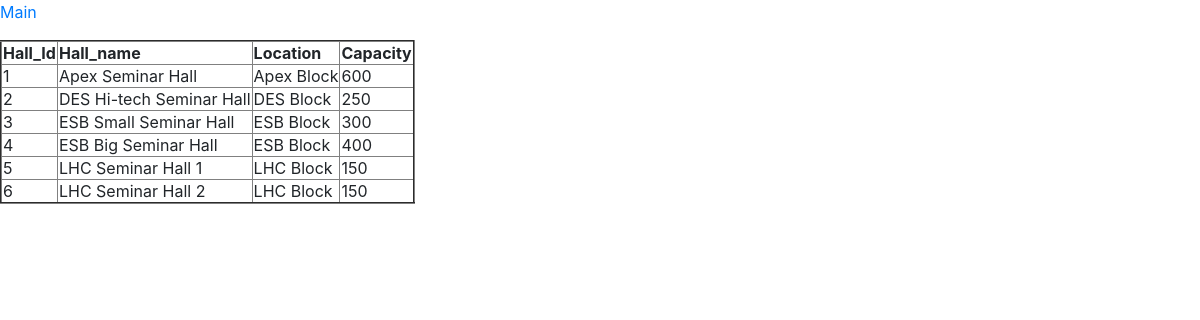
Screenshot of /listhalls.php with the database file from the repository.
### tables this page shows
CREATE TABLE `halls` (
  `id` int(11) NOT NULL AUTO_INCREMENT,
  `name` varchar(25) DEFAULT NULL,
  `location` varchar(10) DEFAULT NULL,
  `capacity` int(11) DEFAULT NULL,
  PRIMARY KEY (`id`),
  UNIQUE KEY `name` (`name`)
);

### listhalls.php (the view, shortened to what this page needs)
<?php
$servername = "localhost:3306";
$username = "root";
$password = "";
$database = "dbproject";
$conn = new mysqli($servername, $username, $password, $database);
$sql = "SELECT * FROM halls";
$result = $conn->query($sql);
if ($conn->query($sql) == TRUE) {
?>
<html>
<head>
<link rel="stylesheet" href="https://stackpath.bootstrapcdn.com/bootstrap/4.1.3/css/bootstrap.min.css">
</head>
<body>
<p><a href="index.php">Main</a></p>
<table border="2">
<?php
    if ($result->num_rows > 0) { ?>
            <tr>
                <th>Hall_Id</th>
                <th>Hall_name</th>
                <th>Location</th>
                <th>Capacity</th>
            </tr>
        <?php while($row = $result->fetch_assoc()) {
                ?>
            <tr>
                <td><?php echo $row["id"] ?></td>
                <td><?php echo $row["name"] ?></td>
                <td><?php echo $row["location"] ?></td>
                <td><?php echo $row["capacity"] ?></td>
            </tr>
        <?php
            }
        } else {
            echo "0 results";
        }
?>
</table>
</body>
</html>
<?php
} else {
    echo "Error: " . $sql . "<br>" . $conn->error;
}
?>

### rows the page displays
halls: id "1", name "Apex Seminar Hall", location "Apex Block", capacity "600"
halls: id "2", name "DES Hi-tech Seminar Hall", location "DES Block", capacity "250"
halls: id "3", name "ESB Small Seminar Hall", location "ESB Block", capacity "300"
halls: id "4", name "ESB Big Seminar Hall", location "ESB Block", capacity "400"
halls: id "5", name "LHC Seminar Hall 1", location "LHC Block", capacity "150"
halls: id "6", name "LHC Seminar Hall 2", location "LHC Block", capacity "150"
